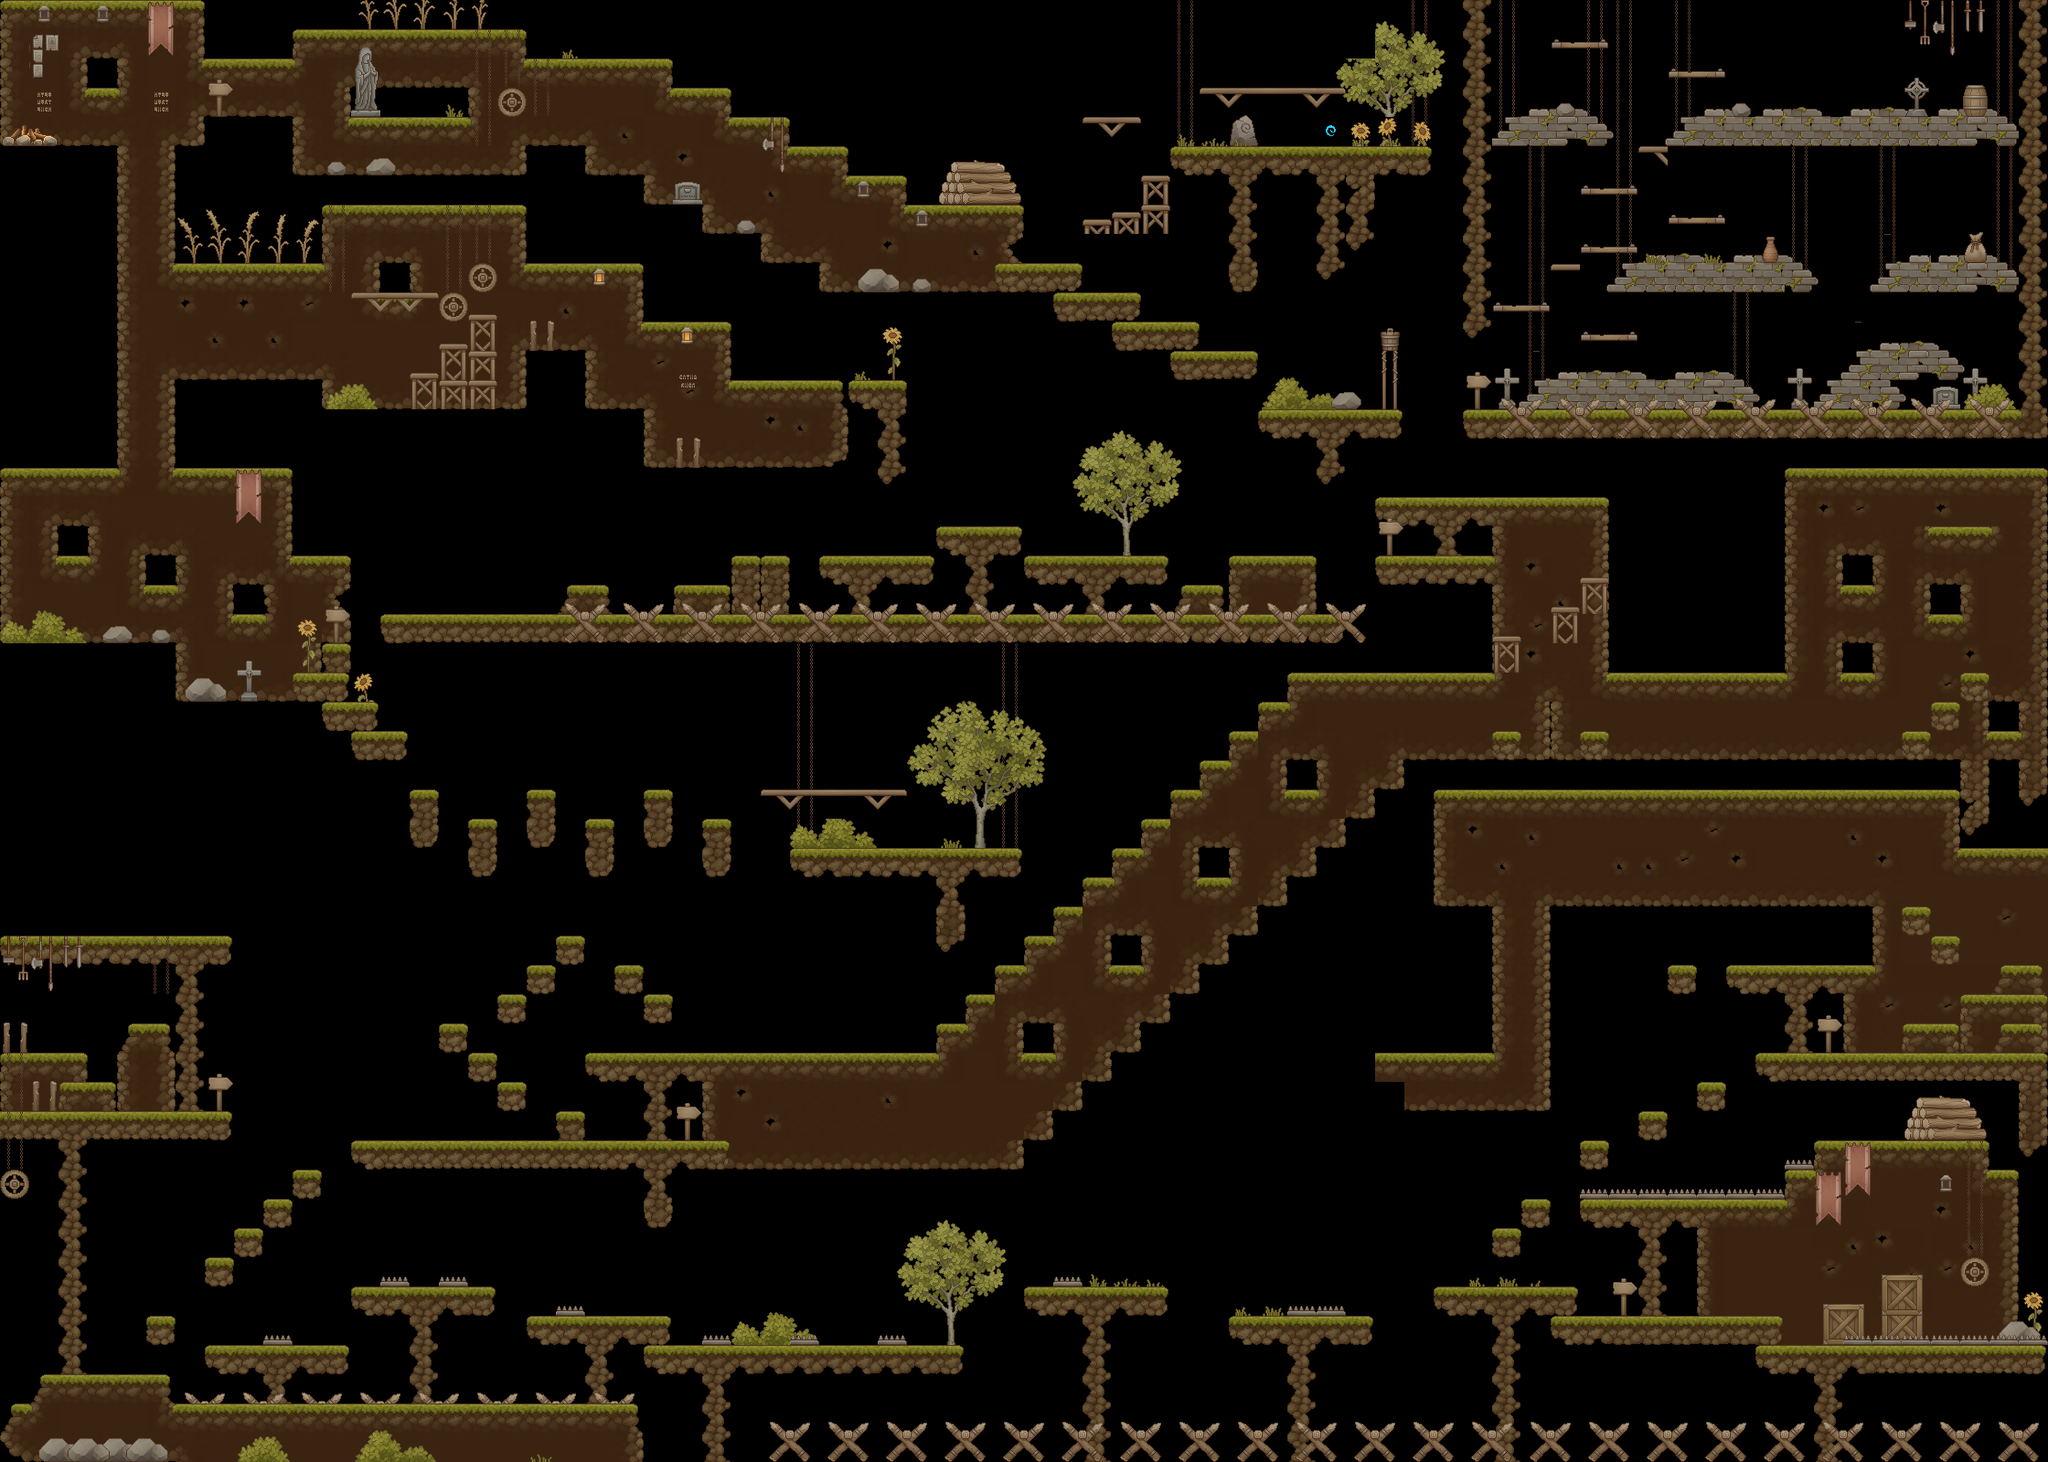

This is a level from a 2D game, rendered from its Tiled map with the project's own tilesets. A one-line summary and the map file follow, with tile-layer data summarised:
An orthogonal 70x50 tile map with 32x32 px tiles, 4 tile layers (Capa de patrones 3, Capa de patrones 1, Capa de patrones 2, picos), 2 tilesets and 241 objects (player_start).

<map version="1.10" tiledversion="1.11.2" orientation="orthogonal" renderorder="right-down" width="70" height="50" tilewidth="32" tileheight="32" infinite="0" nextlayerid="9" nextobjectid="313">
 <tileset firstgid="1" name="tilds" tilewidth="32" tileheight="32" tilecount="256" columns="16">
  <image source="TX Tileset Ground.png" width="512" height="512" />
 </tileset>
 <tileset firstgid="257" name="TX Village Props" tilewidth="32" tileheight="32" tilecount="1024" columns="32">
  <image source="TX Village Props.png" width="1024" height="1024" />
 </tileset>
 <layer id="4" name="Capa de patrones 3" width="70" height="50">
  <data>[3500 cells, 115 non-empty, 18 distinct tile ids]</data>
 </layer>
 <layer id="1" name="Capa de patrones 1" width="70" height="50">
  <data>[3500 cells, 1474 non-empty, 143 distinct tile ids]</data>
 </layer>
 <objectgroup id="8" name="personaje">
  <object id="220" name="player_start" x="97.4203" y="95.3333" width="31" height="0.304348" />
 </objectgroup>
 <layer id="2" name="Capa de patrones 2" width="70" height="50">
  <data>[3500 cells, 486 non-empty, 160 distinct tile ids]</data>
 </layer>
 <layer id="7" name="picos" width="70" height="50">
  <data>[3500 cells, 80 non-empty, 30 distinct tile ids]</data>
 </layer>
 <objectgroup id="3" name="piso">
  <object id="2" x="0.5" y="145" width="129" height="14.5" />
  <object id="3" x="187.5" y="146.833" width="35.5" height="12.1667" />
  <object id="4" x="-0.666667" y="2" width="13.3333" height="143.333" />
  <object id="5" x="90" y="95.6667" width="43" height="11.6667" />
  <object id="26" x="569" y="40" width="5" height="31" />
  <object id="27" x="574" y="65.5" width="158.5" height="7" />
  <object id="28" x="726.5" y="72" width="7.5" height="30.5" />
  <object id="29" x="734" y="95.5" width="63.5" height="10" />
  <object id="30" x="789" y="106" width="10" height="32" />
  <object id="31" x="799.5" y="127.5" width="63" height="11.5" />
  <object id="32" x="852" y="139" width="10" height="23.5" />
  <object id="33" x="862.5" y="159" width="62.5" height="11" />
  <object id="34" x="911.5" y="170" width="13.5" height="24" />
  <object id="35" x="912" y="194" width="78.5" height="11.5" />
  <object id="36" x="978" y="203" width="12.5" height="29" />
  <object id="37" x="991.333" y="224" width="127" height="15.3333" />
  <object id="42" x="384" y="123.5" width="129" height="4.5" />
  <object id="43" x="1376" y="445.333" width="156" height="2.66667" />
  <object id="44" x="188.5" y="158.333" width="2.5" height="130" />
  <object id="45" x="128" y="159.667" width="2.33333" height="352.167" />
  <object id="46" x="192" y="286" width="158.667" height="4.66667" />
  <object id="47" x="352.667" y="224.667" width="4" height="67.3333" />
  <object id="48" x="185.334" y="405.333" width="4" height="106.667" />
  <object id="49" x="189.333" y="405" width="162" height="7.33333" />
  <object id="50" x="351.333" y="405" width="8" height="35.3333" />
  <object id="51" x="354" y="440.667" width="221.333" height="2" />
  <object id="52" x="572.667" y="383.333" width="4" height="62.6667" />
  <object id="53" x="448" y="407.25" width="31.25" height="37.75" />
  <object id="54" x="479.75" y="375.5" width="31" height="69.75" />
  <object id="55" x="513.5" y="343.25" width="28" height="102.5" />
  <object id="56" x="383" y="319.5" width="96.5" height="8" />
  <object id="57" x="358.5" y="225" width="215" height="6" />
  <object id="58" x="571.5" y="230.5" width="2" height="60.5" />
  <object id="59" x="573.5" y="287.5" width="128.5" height="7.5" />
  <object id="60" x="698.5" y="296.5" width="3.5" height="57.5" />
  <object id="61" x="703" y="352" width="94.5" height="11" />
  <object id="62" x="795" y="364" width="3" height="49" />
  <object id="67" x="711" y="504.5" width="217.5" height="6.5" />
  <object id="68" x="796.5" y="414" width="131.5" height="3.5" />
  <object id="69" x="0" y="511.5" width="129" height="3" />
  <object id="70" x="185.5" y="511" width="134.5" height="5" />
  <object id="71" x="1.33333" y="694.667" width="203" height="8" />
  <object id="73" x="314" y="515.5" width="5.5" height="92.5" />
  <object id="74" x="319.5" y="602.667" width="63.5" height="10.5" />
  <object id="78" x="192.25" y="702.5" width="11.75" height="64" />
  <object id="79" x="204.25" y="761.75" width="116.5" height="5.5" />
  <object id="80" x="321.25" y="733.167" width="60.25" height="31.75" />
  <object id="81" x="352.25" y="765.25" width="58.75" height="32.25" />
  <object id="82" x="384.25" y="797.5" width="58.25" height="30.75" />
  <object id="86" x="60.3333" y="603.333" width="37.3333" height="5.66667" />
  <object id="87" x="157.667" y="634.333" width="36.3333" height="5.66667" />
  <object id="88" x="254.667" y="667" width="37.6667" height="4.33333" />
  <object id="92" x="448.25" y="861.875" width="31.25" height="2.25" />
  <object id="93" x="511.5" y="893" width="32.25" height="3.25" />
  <object id="94" x="576" y="860.5" width="31.75" height="4" />
  <object id="95" x="639.25" y="891.75" width="31.5" height="4" />
  <object id="96" x="704" y="859.5" width="31.5" height="4.25" />
  <object id="97" x="767" y="891.25" width="32" height="5" />
  <object id="99" x="616.334" y="633.333" width="50.3333" height="27.3333" />
  <object id="100" x="736.333" y="634.666" width="62.6667" height="27" />
  <object id="101" x="800" y="602.667" width="63.3333" height="59.3333" />
  <object id="106" x="897.833" y="599.5" width="122" height="28.5" />
  <object id="107" x="1022.83" y="570.5" width="95.5" height="31.5" />
  <object id="108" x="1120.5" y="603" width="158.5" height="30" />
  <object id="109" x="1291.17" y="635.667" width="47" height="27" />
  <object id="110" x="1344.67" y="599.833" width="95.5" height="60" />
  <object id="111" x="1280.67" y="155" width="284.667" height="30.6667" />
  <object id="116" x="1311.33" y="91.6667" width="160" height="8" />
  <object id="117" x="1696.67" y="44.6667" width="63.3333" height="8.66667" />
  <object id="118" x="1824" y="74.6667" width="64.6667" height="9.33333" />
  <object id="119" x="1726.67" y="200.667" width="64.6667" height="14" />
  <object id="120" x="1826" y="235.333" width="62" height="9.33333" />
  <object id="121" x="1726.67" y="264" width="64.6667" height="12" />
  <object id="122" x="1631.33" y="332" width="64.6667" height="8.66667" />
  <object id="123" x="1730.67" y="364" width="63.3333" height="10.6667" />
  <object id="124" x="1600" y="-2.66667" width="32" height="372" />
  <object id="125" x="2206.67" y="1.33333" width="34.6667" height="478.667" />
  <object id="126" x="1646" y="128.5" width="101" height="17" />
  <object id="127" x="1834" y="128" width="372.5" height="32.5" />
  <object id="128" x="1771" y="287" width="211" height="34" />
  <object id="129" x="2059" y="287" width="142" height="32" />
  <object id="130" x="1674" y="414" width="247" height="23" />
  <object id="131" x="2029" y="387" width="114" height="27" />
  <object id="132" x="1996" y="415" width="78" height="29" />
  <object id="133" x="416" y="666.667" width="204" height="10" />
  <object id="134" x="1534.67" y="832" width="704" height="8" />
  <object id="135" x="1678.67" y="756.667" width="36" height="75" />
  <object id="136" x="1503.67" y="601.333" width="131" height="14" />
  <object id="137" x="1628" y="620" width="8" height="116" />
  <object id="138" x="1408" y="732" width="228" height="5" />
  <object id="139" x="1404" y="859.5" width="37.5" height="5" />
  <object id="140" x="1310" y="954.5" width="35.5" height="5.5" />
  <object id="141" x="1213.5" y="1050" width="37" height="6" />
  <object id="142" x="1119" y="1146.5" width="34.5" height="6" />
  <object id="147" x="1534.5" y="840" width="7.5" height="23" />
  <object id="148" x="1503" y="856.5" width="32.5" height="35" />
  <object id="149" x="1468.5" y="888.667" width="35.5" height="32" />
  </objectgroup>
</map>
<!-- 143 of 241 objects omitted -->
